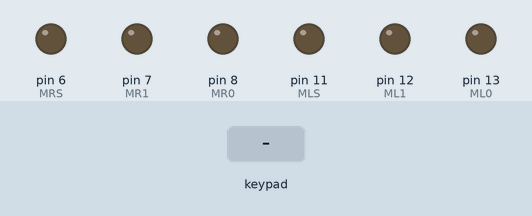
Simulated run of this sketch. Board: Arduino Uno, built with avr-gcc and run on an emulated ATmega328P. Parts: output pins drawn as LEDs (lit = HIGH). The inputs (shaded band) are chosen by the test bench.

Above: at 1.2 s.
1.3 s: key 'U' pressed
At 1.5 s:
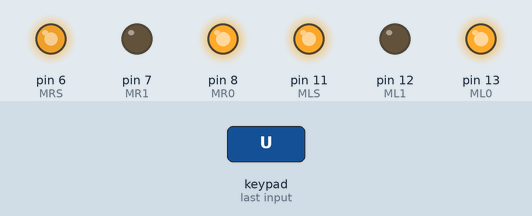
3.2 s: key 'D' pressed
At 3.41 s:
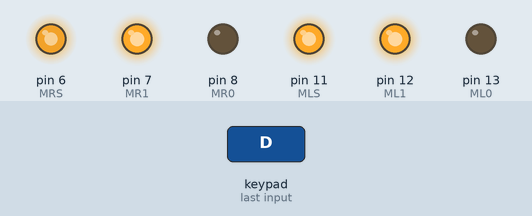
5.1 s: key 'L' pressed
At 5.31 s:
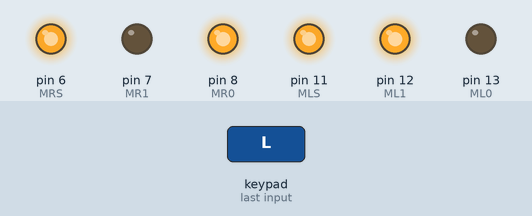
7.0 s: key 'R' pressed
At 7.22 s:
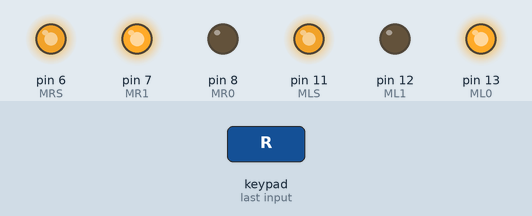
Timing chart, 0 to 9.9 s (numbered marks = the images above; inputs shaded):
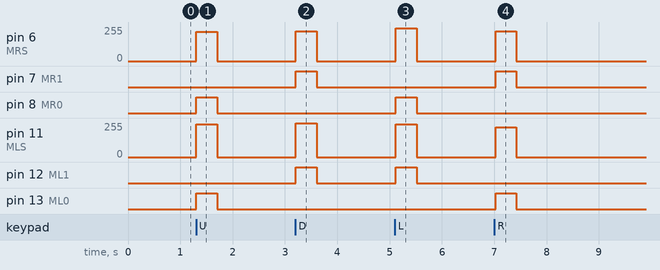

The sketch:

nunchuckRobot.ino
```cpp
#include <Wire.h>
#include <ArduinoNunchuk.h>

ArduinoNunchuk nunchuk = ArduinoNunchuk();
// --------------------------------------------------------------------------- Motors
#define ML0 13
#define ML1 12

#define MR0 8
#define MR1 7

#define MLS 11
#define MRS 6


// --------------------------------------------------------------------------- Setup
void setup() {

nunchuk.init();

// Setup motors
pinMode(ML0, OUTPUT);
pinMode(ML1, OUTPUT);

pinMode(MR0, OUTPUT);
pinMode(MR1, OUTPUT);

}

// --------------------------------------------------------------------------- Loop
void loop() {
	nunchuk.update();

int xValue = constrain(nunchuk.analogX, 27, 232);
int xVal = 133 - xValue;

int yValue = constrain(nunchuk.analogY, 33, 229);
int yVal = 132 - yValue;

int spd1 = map(abs(yVal), 0, 99, 0, 254);
int spd2 = map((abs(yVal) + (xVal/2)), 0, 114, 0, 254);
int fullTurnSpd = map(abs(xVal), 0, 108, 0, 254);

int zVal = nunchuk.zButton;
int cVal = nunchuk.cButton;

if(nunchuk.zButton == 1){
	motor_stop();
} else {
	if(yVal < -20){
		drive_forward(spd1, spd2);
	} else if (yVal > 20) {
		drive_backward(spd1, spd2);
	} else if (xVal > 20) {
		turn_left(fullTurnSpd);
	} else if (xVal < -20) {
		turn_right(fullTurnSpd);
	} else {
		motor_stop();
	}
}

}

// --------------------------------------------------------------------------- Drive

void motor_stop(){
analogWrite(MLS, 0);
analogWrite(MRS, 0);

digitalWrite(ML0, LOW);
digitalWrite(ML1, LOW);

digitalWrite(MR0, LOW);
digitalWrite(MR1, LOW);
delay(25);
}

void drive_forward(int leftVal, int rightVal){
digitalWrite(ML0, HIGH);
digitalWrite(ML1, LOW);
analogWrite(MLS, leftVal);

digitalWrite(MR0, HIGH);
digitalWrite(MR1, LOW);
analogWrite(MRS, rightVal);
}

void drive_backward(int leftVal, int rightVal){
digitalWrite(ML0, LOW);
digitalWrite(ML1, HIGH);
analogWrite(MLS, leftVal);

digitalWrite(MR0, LOW);
digitalWrite(MR1, HIGH);
analogWrite(MRS, rightVal);
}
//use for hard left only
void turn_left(int speed){
digitalWrite(ML0, LOW);
digitalWrite(ML1, HIGH);
analogWrite(MLS, speed);

digitalWrite(MR0, HIGH);
digitalWrite(MR1, LOW);
analogWrite(MRS, speed);
}
//use for hard right only
void turn_right(int speed){
digitalWrite(ML0, HIGH);
digitalWrite(ML1, LOW);
analogWrite(MLS, speed);

digitalWrite(MR0, LOW);
digitalWrite(MR1, HIGH);
analogWrite(MRS, speed);
}
```

Measured:
- after the input at 1.3 s, pin 6 (MRS): 0/255 → 218/255 at once, → 0/255 0.40 s later; pin 8 (MR0), pin 13 (ML0): LOW → HIGH at once, → LOW 0.40 s later; pin 11 (MLS): 0/255 → 246/255 at once, → 0/255 0.40 s later
- after the input at 3.2 s, pin 6 (MRS): 0/255 → 225/255 at once, → 0/255 0.40 s later; pin 7 (MR1), pin 12 (ML1): LOW → HIGH at once, → LOW 0.40 s later; pin 11 (MLS): 0/255 → 254/255 at once, → 0/255 0.40 s later
- after the input at 5.1 s, pin 6 (MRS), pin 11 (MLS): 0/255 → 246/255 at once, → 0/255 0.40 s later; pin 8 (MR0), pin 12 (ML1): LOW → HIGH at once, → LOW 0.40 s later
- after the input at 7.0 s, pin 6 (MRS), pin 11 (MLS): 0/255 → 223/255 at once, → 0/255 0.40 s later; pin 7 (MR1), pin 13 (ML0): LOW → HIGH at once, → LOW 0.40 s later
